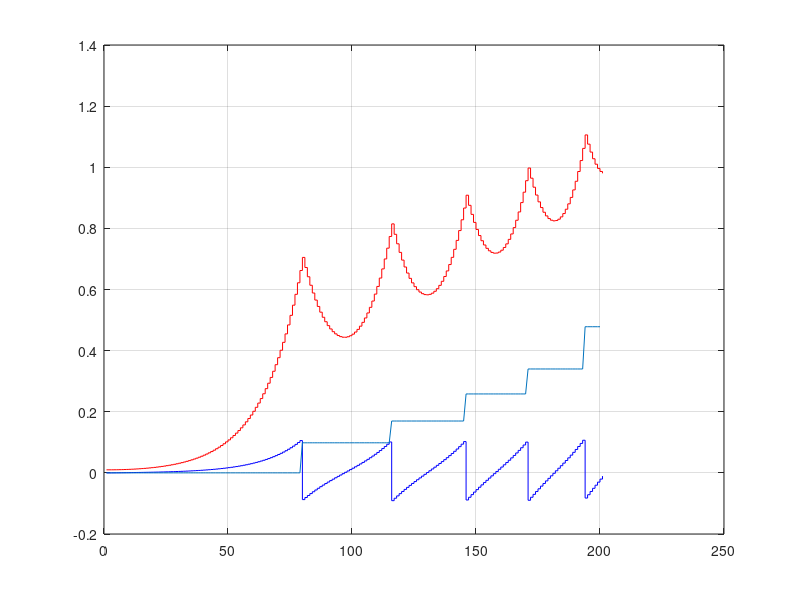

This chart was generated by the following MATLAB code:
%% init
close all;
clear all;

%% parameters
g = 9.81;
h = 0.25;
m = 5;
Ts = 0.01;

%% model

A = [0      1   
     g/h    0];
B = [0 1/(m*h)]';

C = [1 0];

[Phi, Gamma, C, D] = ssdata(c2d(ss(A, B, C, 0), Ts, 'zoh'))

%% simulation - the cycle.
kMax = 200;
x = zeros(2, kMax);
u = zeros(1, kMax);
y = zeros(1, kMax);
energy = zeros(1, kMax);


x(:, 1) = [0 0.01]';

stepLength = 0.2;
for k = 1:kMax
   x(:, k + 1) = Phi * x(:, k) + B * u(k);
   y(k) = C * x(:,k);
   
   if y(k) >= stepLength/2 
      % capture point - this position will stop the robot in one step.
      xc = -x(2, k + 1) * sqrt(h / g);
      
      if abs(xc - x(1, k + 1)) > stepLength
        x(1, k + 1) = x(1, k + 1) - stepLength;
      else
        x(1, k + 1) = xc;  
      end
      
      % constant velocity:
      xv = -x(1, k + 1);
      
%       x(1, k + 1) = xv; 
   end
   
   energy(k) = 0.5 * (x(2, k)^2 - g/h * x(1, k)^2);
end

figure();
stairs(1:kMax+1, x(1, :), '-b');
hold on;

stairs(1:kMax+1, x(2, :), '-r');
plot(1:kMax, energy)
grid on;


